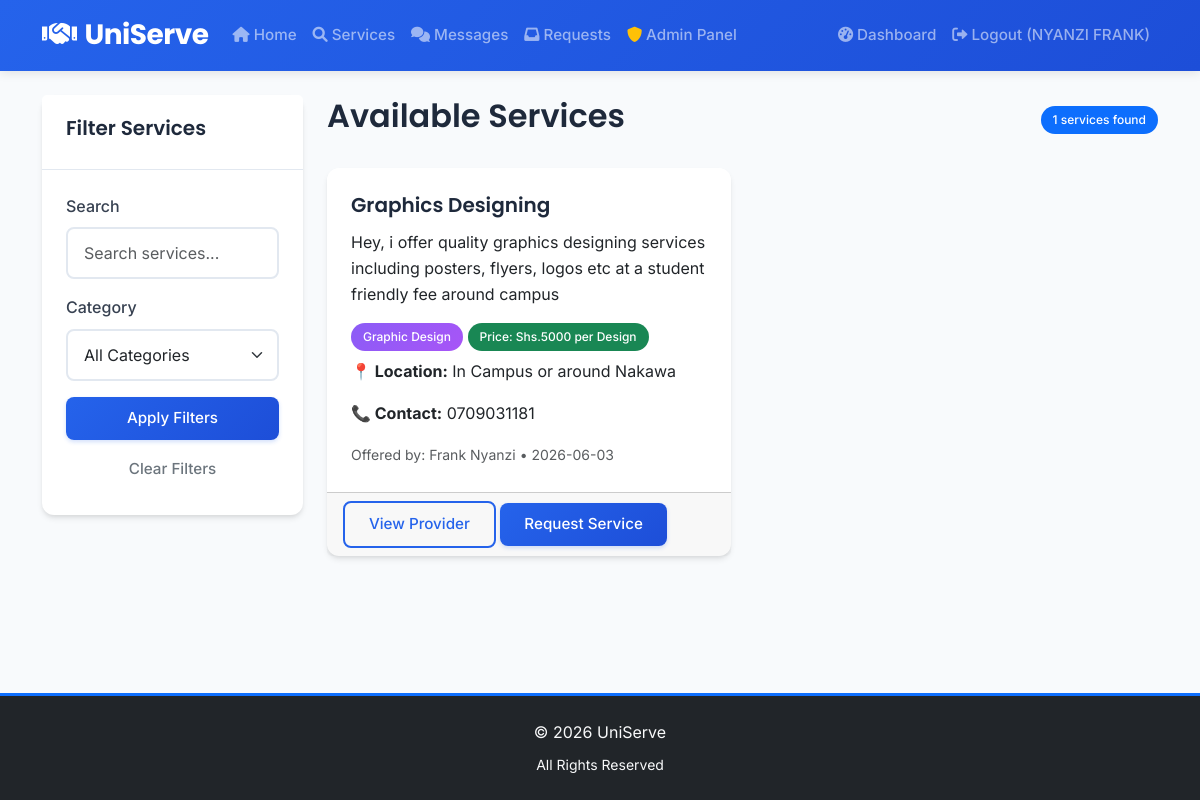
Page /services (signed in) on the committed database.
### app.py (models this page shows)
class Service(db.Model):
    id = db.Column(db.Integer, primary_key=True)
    title = db.Column(db.String(100), nullable=False)
    description = db.Column(db.Text, nullable=False)
    category = db.Column(db.String(50), nullable=False)
    price = db.Column(db.String(50), nullable=True)
    location = db.Column(db.String(100), nullable=False)
    contact_info = db.Column(db.String(100), nullable=False)
    created_date = db.Column(db.DateTime, default=datetime.utcnow)
    is_active = db.Column(db.Boolean, default=True)
    provider_id = db.Column(db.Integer, db.ForeignKey('user.id'), nullable=False)
    requests = db.relationship('ServiceRequest', backref='service', lazy=True)

class User(db.Model):
    id = db.Column(db.Integer, primary_key=True)
    name = db.Column(db.String(100), nullable=False)
    email = db.Column(db.String(100), unique=True, nullable=False)
    password = db.Column(db.String(200), nullable=False)
    user_type = db.Column(db.String(20), nullable=False)
    is_admin = db.Column(db.Boolean, default=False)
    profile_picture = db.Column(db.String(200), nullable=True)
    student_id_document = db.Column(db.String(200), nullable=True)
    verification_status = db.Column(db.String(20), default='unverified')
    registration_date = db.Column(db.DateTime, default=datetime.utcnow)
    services = db.relationship('Service', backref='provider', lazy=True)
    reviews_given = db.relationship('Review', foreign_keys='Review.reviewer_id', backref='reviewer', lazy=True)
    reviews_received = db.relationship('Review', foreign_keys='Review.reviewee_id', backref='reviewee', lazy=True)

### app.py (the view)
@app.route('/services')
def services():
    category = request.args.get('category', '')
    search = request.args.get('search', '')
    query = Service.query.filter_by(is_active=True)
    if category:
        query = query.filter_by(category=category)
    if search:
        query = query.filter(Service.title.contains(search) | Service.description.contains(search))
    services = query.order_by(Service.created_date.desc()).all()
    categories = db.session.query(Service.category).distinct().all()
    return render_template('services.html', services=services, categories=categories)

### app.py (called while the page is built)
@app.context_processor
def inject_google_client_id():
    return dict(google_client_id=app.config['GOOGLE_CLIENT_ID'])

### templates/services.html (shortened to what this page needs)
{% extends "base.html" %}
{% block content %}
<div class="row">
    <div class="col-md-3">
        <div class="card">
            <div class="card-header">
                <h5>Filter Services</h5>
            </div>
            <div class="card-body">
                <form method="GET" id="filterForm">
                    <div class="mb-3">
                        <label for="search" class="form-label">Search</label>
                        <input type="text" class="form-control" id="search" name="search"
                               value="{{ request.args.get('search', '') }}"
                               placeholder="Search services...">
                    </div>
                    <div class="mb-3">
                        <label for="category" class="form-label">Category</label>
                        <select class="form-select" id="category" name="category">
                            <option value="">All Categories</option>
                        </select>
                    </div>
                    <button type="submit" class="btn btn-primary w-100">Apply Filters</button>
                    <a href="{{ url_for('services') }}" class="btn btn-outline-secondary w-100 mt-2">Clear Filters</a>
                </form>
            </div>
        </div>
    </div>
    <div class="col-md-9">
        <div class="d-flex justify-content-between align-items-center mb-4">
            <h2>Available Services</h2>
            <span class="badge bg-primary">{{ services|length }} services found</span>
        </div>
        {% if services %}
            <div class="row" id="services-container">
                {% for service in services %}
                <div class="col-md-6 mb-4 service-card" data-category="{{ service.category }}">
                    <div class="card h-100">
                        <div class="card-body">
                            <h5 class="card-title">{{ service.title }}</h5>
                            <p class="card-text">{{ service.description }}</p>
                            <div class="mb-2">
                                <span class="badge bg-info service-category">{{ service.category }}</span>
                                {% if service.price and service.price != 'Free' %}
                                <span class="badge bg-success">Price: {{ service.price }}</span>
                                {% endif %}
                            </div>
                            <p class="card-text"><strong>📍 Location:</strong> {{ service.location }}</p>
                            <p class="card-text"><strong>📞 Contact:</strong> {{ service.contact_info }}</p>
                            <p class="card-text">
                                <small class="text-muted">
                                    Offered by: {{ service.provider.name }}
                                    •
                                    {{ service.created_date.strftime('%Y-%m-%d') }}
                                </small>
                            </p>
                        </div>
                        <div class="card-footer">
                            <a href="{{ url_for('profile', user_id=service.provider.id) }}"
                               class="btn btn-sm btn-outline-primary">
                                View Provider
                            </a>
                            {% if session.user_id %}
                                {% if service.provider.id != session.user_id %}
                                <button type="button" class="btn btn-sm btn-primary"
                                        data-bs-toggle="modal"
                                        data-bs-target="#requestModal{{ service.id }}">
                                    Request Service
                                </button>
                                {% endif %}
                            {% else %}
                                <a href="{{ url_for('login') }}" class="btn btn-sm btn-primary">
                                    Login to Request
                                </a>
                            {% endif %}
                        </div>
                    </div>
                </div>
                {% endfor %}
            </div>
        {% endif %}
    </div>
</div>
{% endblock %}

### static/css/style.css (style rules this page uses)
:root { --primary-color: #2563eb; --primary-dark: #1d4ed8; --secondary-color: #64748b; --success-color: #10b981; --warning-color: #f59e0b; --danger-color: #ef4444; --light-color: #f8fafc; --dark-color: #1e293b; --border-radius: 12px; --shadow: 0 4px 6px -1px rgba(0, 0, 0, 0.1), 0 2px 4px -1px rgba(0, 0, 0, 0.06); --shadow-lg: 0 10px 15px -3px rgba(0, 0, 0, 0.1), 0 4px 6px -2px rgba(0, 0, 0, 0.05); }
body { font-family: 'Inter', -apple-system, BlinkMacSystemFont, 'Segoe UI', Roboto, sans-serif; background-color: #f8fafc; color: #334155; line-height: 1.6; font-weight: 400; }
h1, h2, h3, h4, h5, h6 { font-family: 'Poppins', -apple-system, BlinkMacSystemFont, 'Segoe UI', Roboto, sans-serif; font-weight: 600; line-height: 1.3; color: #1e293b; margin-bottom: 0.5rem; }
h2 { font-size: 2rem; }
h5 { font-size: 1.25rem; }
.card { border: none; border-radius: var(--border-radius); box-shadow: var(--shadow); transition: all 0.3s ease; background: white; }
.card-header { background: white; border-bottom: 1px solid #e2e8f0; font-family: 'Poppins', sans-serif; font-weight: 600; padding: 1.25rem 1.5rem; }
.card-body { padding: 1.5rem; }
.card-title { font-family: 'Poppins', sans-serif; font-weight: 600; color: #1e293b; margin-bottom: 0.75rem; }
.btn { font-family: 'Inter', sans-serif; font-weight: 500; border-radius: 8px; padding: 0.625rem 1.5rem; transition: all 0.2s ease; border: none; font-size: 0.95rem; }
.btn-primary { background: linear-gradient(135deg, var(--primary-color), var(--primary-dark)); box-shadow: 0 2px 4px rgba(37, 99, 235, 0.2); }
.btn-outline-primary { border: 2px solid var(--primary-color); color: var(--primary-color); background: transparent; }
.form-label { font-weight: 500; color: #374151; margin-bottom: 0.5rem; font-family: 'Inter', sans-serif; }
.form-control { border: 2px solid #e2e8f0; border-radius: 8px; padding: 0.75rem 1rem; font-size: 1rem; transition: all 0.2s ease; font-family: 'Inter', sans-serif; }
.form-select { border: 2px solid #e2e8f0; border-radius: 8px; padding: 0.75rem 1rem; font-size: 1rem; font-family: 'Inter', sans-serif; }
.badge { font-family: 'Inter', sans-serif; font-weight: 500; border-radius: 20px; padding: 0.5rem 0.75rem; font-size: 0.75rem; }
.service-card { opacity: 0; animation: fadeInUp 0.6s ease forwards; }
.service-category { background: linear-gradient(135deg, #8b5cf6, #a855f7); color: white; font-weight: 500; }

### rows in the picture
Service: title "Graphics Designing", description "Hey, i offer quality graphics designing services including posters, flyers, logos etc at a student friendly fee around campus", category "Graphic Design", price "Shs.5000 per Design", location "In Campus or around Nakawa", contact_info "0709031181", provider.name "Frank Nyanzi", created_date "2026-06-03"

### other values in the picture
{{ session.user_name }} "NYANZI FRANK"
{{ services|length }} "1"
